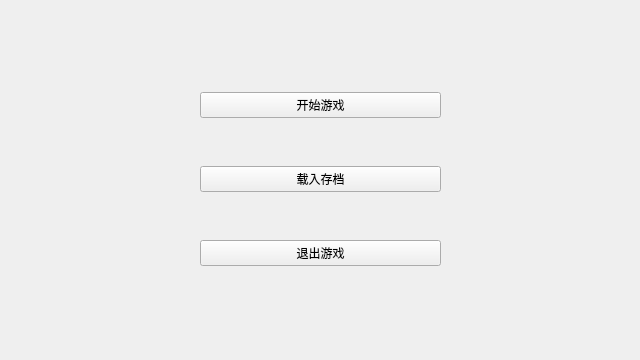
<?xml version="1.0" encoding="UTF-8"?>
<ui version="4.0">
 <class>HomeMenu</class>
 <widget class="QWidget" name="HomeMenu">
  <property name="geometry">
   <rect>
    <x>0</x>
    <y>0</y>
    <width>640</width>
    <height>360</height>
   </rect>
  </property>
  <property name="sizePolicy">
   <sizepolicy hsizetype="Preferred" vsizetype="Preferred">
    <horstretch>0</horstretch>
    <verstretch>0</verstretch>
   </sizepolicy>
  </property>
  <property name="windowTitle">
   <string>MainWindow</string>
  </property>
  <widget class="QWidget" name="centralwidget" native="true">
   <property name="geometry">
    <rect>
     <x>0</x>
     <y>0</y>
     <width>641</width>
     <height>361</height>
    </rect>
   </property>
   <widget class="QWidget" name="verticalLayoutWidget">
    <property name="geometry">
     <rect>
      <x>0</x>
      <y>0</y>
      <width>641</width>
      <height>361</height>
     </rect>
    </property>
    <layout class="QVBoxLayout" name="verticalLayout">
     <property name="leftMargin">
      <number>200</number>
     </property>
     <property name="topMargin">
      <number>50</number>
     </property>
     <property name="rightMargin">
      <number>200</number>
     </property>
     <property name="bottomMargin">
      <number>50</number>
     </property>
     <item>
      <widget class="QPushButton" name="startButton">
       <property name="text">
        <string>开始游戏</string>
       </property>
      </widget>
     </item>
     <item>
      <widget class="QPushButton" name="loadButton">
       <property name="text">
        <string>载入存档</string>
       </property>
      </widget>
     </item>
     <item>
      <widget class="QPushButton" name="quitButton">
       <property name="text">
        <string>退出游戏</string>
       </property>
      </widget>
     </item>
    </layout>
   </widget>
  </widget>
 </widget>
 <resources/>
 <connections/>
</ui>
